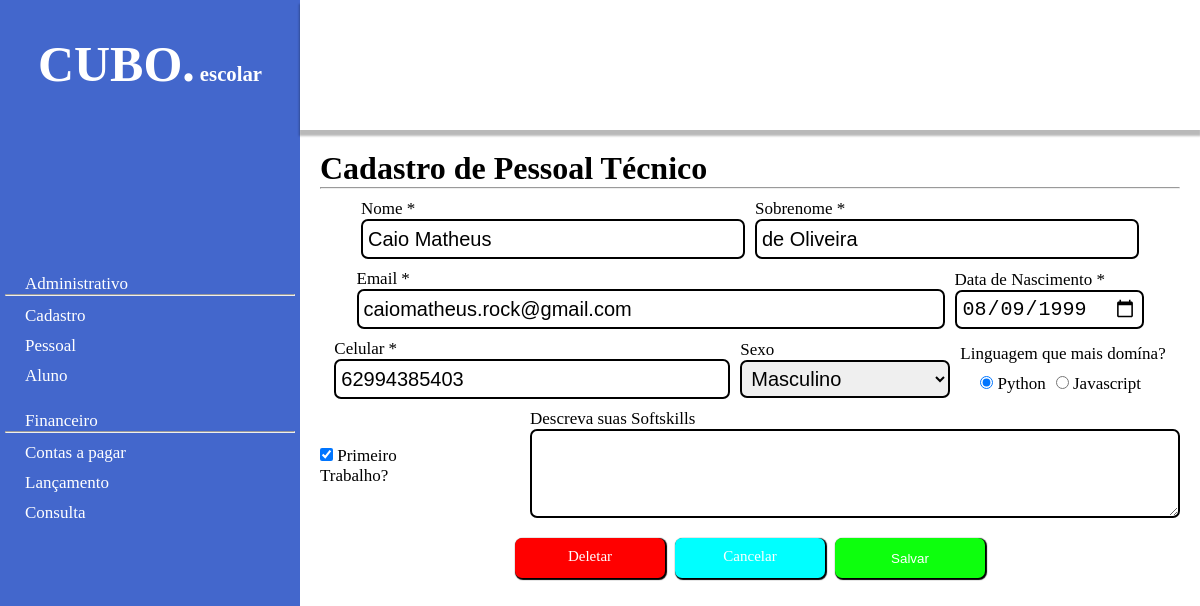
The page /update/3 on the database as committed earlier.
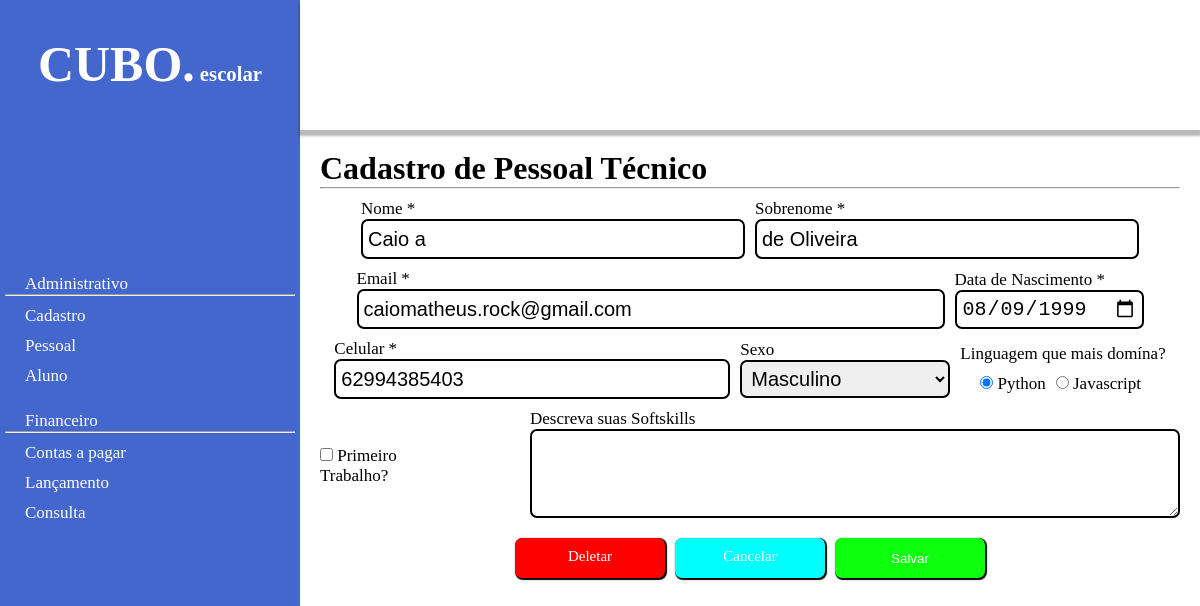
The same page on the database as committed later.
### register/models.py (models this page shows, shortened)
class Cadas(models.Model):
    nome = models.CharField(max_length=50)
    sobrenome = models.CharField(max_length=50)
    email = models.EmailField()
    data_nascimento = models.DateField()
    celular = models.IntegerField()
    genero = models.CharField(max_length=1, choices=sexo_escolha, default='', blank=True)
    leg_prog = models.CharField(max_length=2,choices=program_escolhas, default='', blank=True)
    trabalhou = models.BooleanField()
    softskills = models.CharField(max_length=150, blank=True)

### register/views.py (the view)
# urls.py: path('update/<int:id>', update_register, name='update_register'),
def update_register(request, id):
    client = Cadas.objects.get(id=id)
    form = ClientForm(request.POST or None, instance=client)
    if form.is_valid():
        form.save()
        return redirect('list_registered')
    return render(request, 'client-form.html', {'form': form, 'client': client})

### register/forms.py
class ClientForm(forms.ModelForm):
    class Meta:
        model = Cadas
        fields = ["nome", "sobrenome", "email", "data_nascimento", 'celular',"genero" , 'leg_prog', 'trabalhou','softskills']
        widgets ={
            'data_nascimento': NumberInput(attrs={'type': 'date'}),
            'leg_prog': forms.RadioSelect,
            'softskills': forms.Textarea({'rows': 5, 'cols': 70})
        }

### register/templates/client-form.html (shortened to what this page needs)
<!doctype html>
{% load static %}
<html lang="pt-br">
<head>
          <link rel="stylesheet" href="{% static 'css/Regist-List.css' %}">
          <link rel="stylesheet" href="{% static 'css/Style-Geral.css' %}">
</head>
<body>
    <div class='sidebar'>
        <span ><h1>CUBO.</h1><h5>escolar</h5></span>
        <div class='list_sidebar'>
            <ul>
                <li>
                    <p>Administrativo</p>
                    <hr>
                </li>
                <li>
                    <p >Cadastro</p>
                </li>
                <li>
                    <p>Pessoal</p>
                </li>
                <li>
                    <p>Aluno</p>
                </li>
            </ul>
            <ul id="Fin_marg">
                <li>
                    <p>Financeiro</p>
                    <hr>
                </li>
                <li>
                    <p>Contas a pagar</p>
                </li>
                <li>
                    <p>Lançamento</p>
                </li>
                <li>
                    <p>Consulta</p>
                </li>
            </ul>
        </div>
    </div>
    <div class="person_conteudo">
        <div class='bar_person'>
        </div>
        <div class='conteudo'>
            <h1>Cadastro de Pessoal Técnico</h1>
            <hr>
            <form method="post">
                <ol>
                    <li>
                        <label>Nome *</br>
                           {{form.nome}}
                        </label>
                         <label>Sobrenome *</br>
                           {{form.sobrenome}}
                        </label>
                    </li>
                    <li>
                        <label>Email *</br>
                           {{form.email}}
                        </label>
                         <label>Data de Nascimento *</br>
                           {{form.data_nascimento}}
                        </label>
                    </li>
                    <li>
                        <label>Celular *</br>
                           {{form.celular}}
                        </label>
                         <label>Sexo</br>
                           {{form.genero}}
                        </label>
                        <label id="leng-program">Linguagem que mais domína?</br>
                            {{form.leg_prog}}
                         </label>
                    </li>
                    <li id='space_beetw'>
                        <label>
                           {{form.trabalhou}}
                           Primeiro Trabalho?
                        </label>
                        <label >
                            Descreva suas Softskills</br>
                            {{form.softskills}}
                         </label>
                    </li>
                </ol>
              <div class='button_Modify'>
                 {% if client %}
                 <a id="But_Deletar" href="{% url 'delete_register' client.id %}"><p >Deletar</p></a>
                 {% endif %}
                 <a href="{% url 'list_registered'  %}"><p id="But_Cancelar">Cancelar</p></a>
                 <button id="but_Salvar" type="submit">Salvar</button>
              </div>
            </form>
        </div>
    </div>
</body>
</html>

Rows that differ between the two databases and show on the page:
changed Cadas "de Oliveira": nome "Caio Matheus" → "Caio a"; trabalhou "☑" → "☐"
